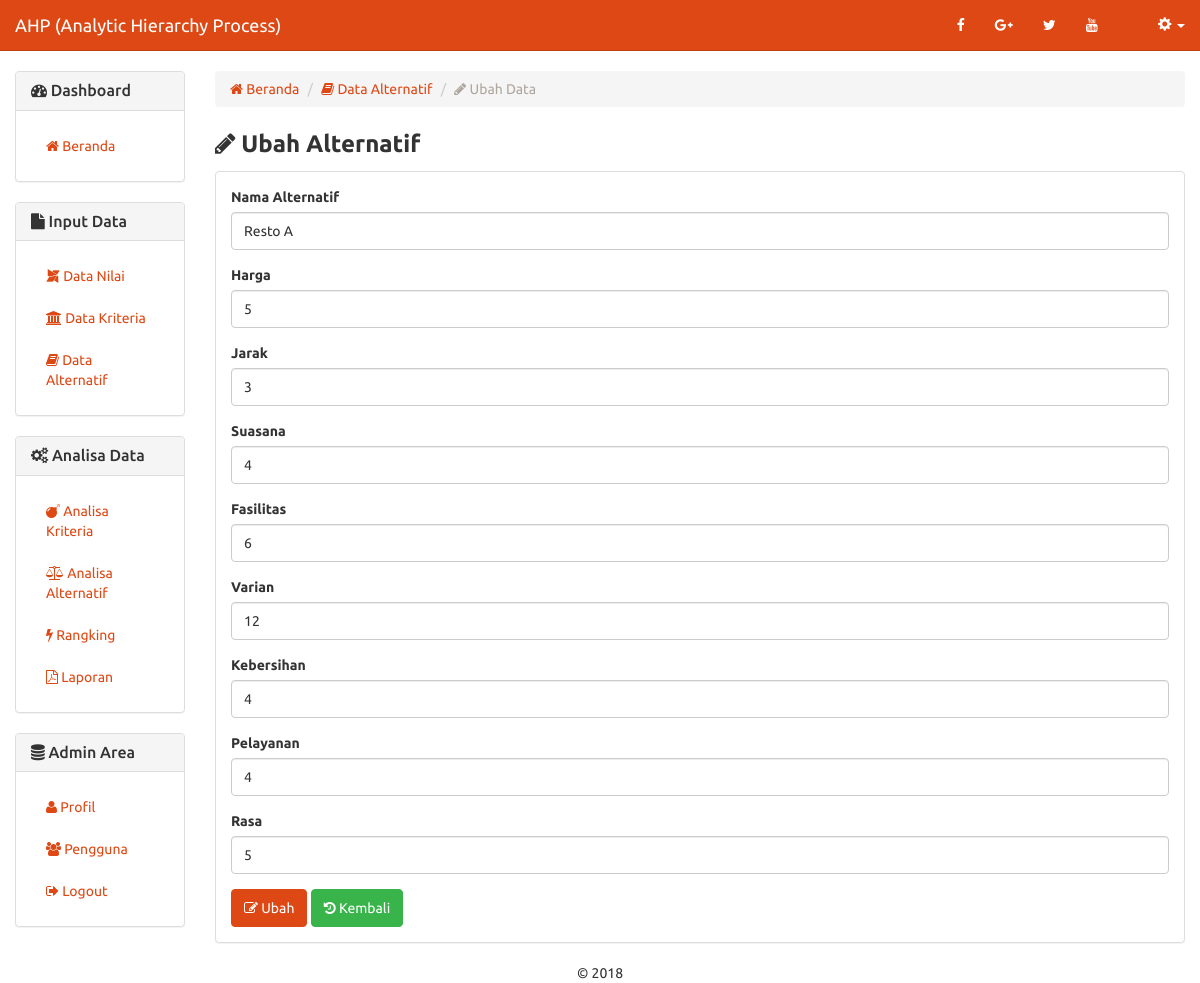
The app's page /data-alternatif-ubah.php?id=1 with its own data.
### tables this page shows
CREATE TABLE `ahp_data_alternatif` (
  `id_alternatif` int(2) NOT NULL,
  `nama_alternatif` varchar(45) NOT NULL,
  `harga` int(11) NOT NULL,
  `jarak` int(11) NOT NULL,
  `suasana` int(11) NOT NULL,
  `fasilitas` int(11) NOT NULL,
  `varian` int(11) NOT NULL,
  `kebersihan` int(11) NOT NULL,
  `pelayanan` int(11) NOT NULL,
  `rasa` int(11) NOT NULL,
  `hasil_akhir` double NOT NULL
);

### includes/alternatif.inc.php (called while the page is built, shortened)
<?php
class Alternatif{
	private $conn;
	private $table_name = "ahp_data_alternatif";
	public $id;
	public function __construct($db){
		$this->conn = $db;
	}
	function readOne(){
		$query = "SELECT * FROM " . $this->table_name . " WHERE id_alternatif=? LIMIT 0,1";
		$stmt = $this->conn->prepare( $query );
		$stmt->bindParam(1, $this->id);
		$stmt->execute();
		$row = $stmt->fetch(PDO::FETCH_ASSOC);
		$this->id = $row['id_alternatif'];
		$this->nm = $row['nama_alternatif'];
		$this->harga = $row['harga'];
		$this->jarak = $row['jarak'];
		$this->suasana = $row['suasana'];
		$this->fasilitas = $row['fasilitas'];
		$this->varian = $row['varian'];
		$this->kebersihan = $row['kebersihan'];
		$this->pelayanan = $row['pelayanan'];
		$this->rasa = $row['rasa'];
	}
}
?>

### data-alternatif-ubah.php (the view, shortened to what this page needs)
<?php
include_once 'header.php';
$id = isset($_GET['id']) ? $_GET['id'] : die('ERROR: missing ID.');
include_once 'includes/alternatif.inc.php';
$eks = new Alternatif($db);
$eks->id = $id;
$eks->readOne();
?>
		<div class="row">
		  <div class="col-xs-12 col-sm-12 col-md-2">
		  <?php
			include_once 'sidebar.php';
			?>
		  </div>
		  <div class="col-xs-12 col-sm-12 col-md-10">
		  <ol class="breadcrumb">
			  <li><a href="index.php"><span class="fa fa-home"></span> Beranda</a></li>
			  <li><a href="data-alternatif.php"><span class="fa fa-book"></span> Data Alternatif</a></li>
			  <li class="active"><span class="fa fa-pencil"></span> Ubah Data</li>
			</ol>
		  	<p style="margin-bottom:10px;">
		  		<strong style="font-size:18pt;"><span class="fa fa-pencil"></span> Ubah Alternatif</strong>
		  	</p>
		  	<div class="panel panel-default">
		<div class="panel-body">
			    <form method="post">
				  <div class="form-group">
				    <label for="kt">Nama Alternatif</label>
				    <input type="text" class="form-control" id="nm" name="nm" value="<?php echo $eks->nm; ?>">
				  </div>
					<div class="form-group">
				    <label for="kt">Harga</label>
				    <input type="text" class="form-control" id="harga" name="harga" value="<?php echo $eks->harga; ?>">
				  </div>
					<div class="form-group">
				    <label for="kt">Jarak</label>
				    <input type="text" class="form-control" id="jarak" name="jarak" value="<?php echo $eks->jarak; ?>">
				  </div>
					<div class="form-group">
				    <label for="kt">Suasana</label>
				    <input type="text" class="form-control" id="suasana" name="suasana" value="<?php echo $eks->suasana; ?>">
				  </div>
					<div class="form-group">
				    <label for="kt">Fasilitas</label>
				    <input type="text" class="form-control" id="fasilitas" name="fasilitas" value="<?php echo $eks->fasilitas; ?>">
				  </div>
					<div class="form-group">
				    <label for="kt">Varian</label>
				    <input type="text" class="form-control" id="varian" name="varian" value="<?php echo $eks->varian; ?>">
				  </div>
					<div class="form-group">
				    <label for="kt">Kebersihan</label>
				    <input type="text" class="form-control" id="kebersihan" name="kebersihan" value="<?php echo $eks->kebersihan; ?>">
				  </div>
					<div class="form-group">
				    <label for="kt">Pelayanan</label>
				    <input type="text" class="form-control" id="pelayanan" name="pelayanan" value="<?php echo $eks->pelayanan; ?>">
				  </div>
					<div class="form-group">
				    <label for="kt">Rasa</label>
				    <input type="text" class="form-control" id="rasa" name="rasa" value="<?php echo $eks->rasa; ?>">
				  </div>
				  <button type="submit" class="btn btn-primary"><span class="fa fa-edit"></span> Ubah</button>
				  <button type="button" onclick="location.href='data-alternatif.php'" class="btn btn-success"><span class="fa fa-history"></span> Kembali</button>
				</form>
		  </div></div></div>
		</div>
		<?php
include_once 'footer.php';
?>

### records on screen
ahp_data_alternatif: nm "Resto A", harga "5", jarak "3", suasana "4", fasilitas "6", varian "12", kebersihan "4", pelayanan "4", rasa "5"
